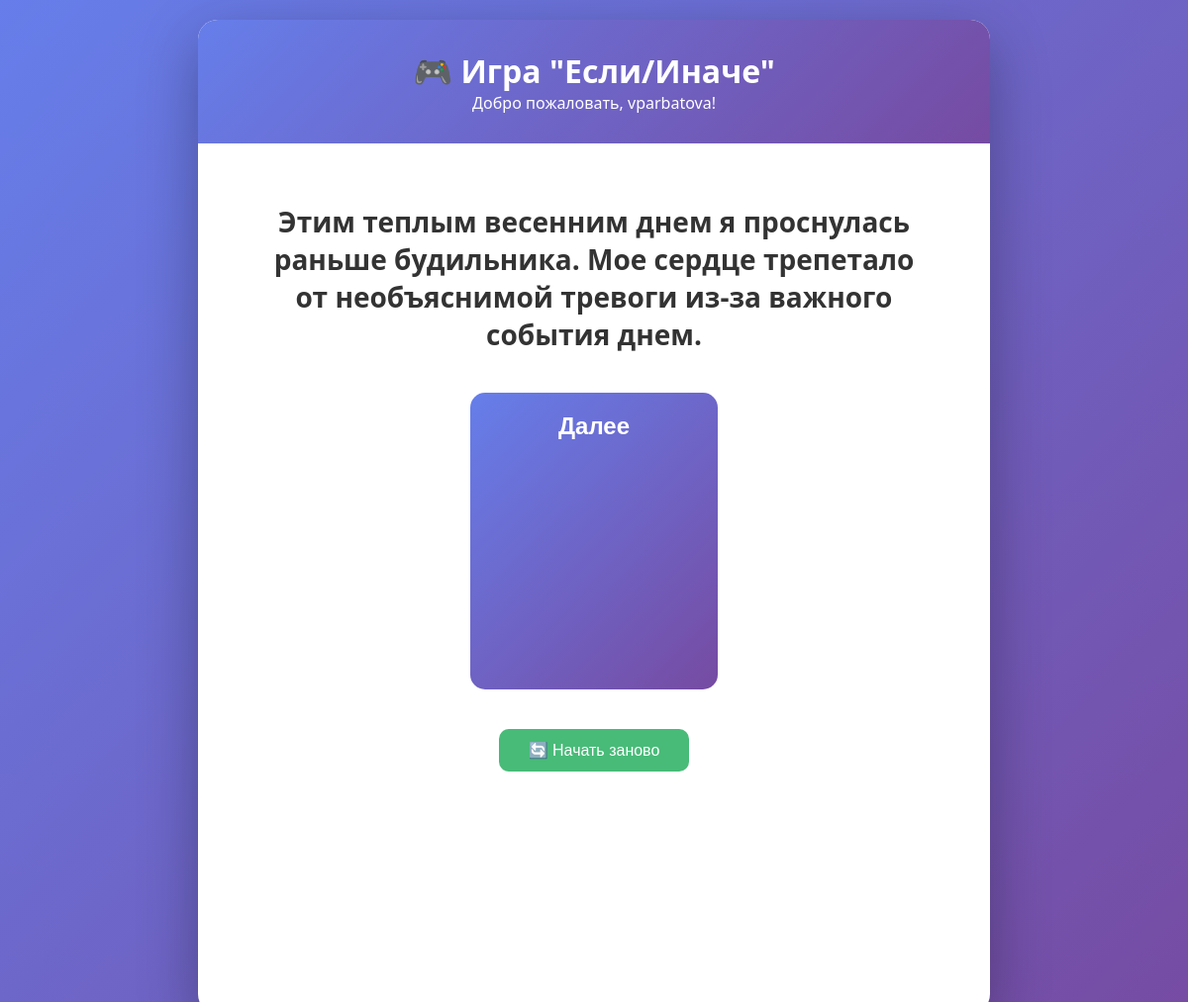
The page /laba/question/ (signed in) on the database as committed earlier.
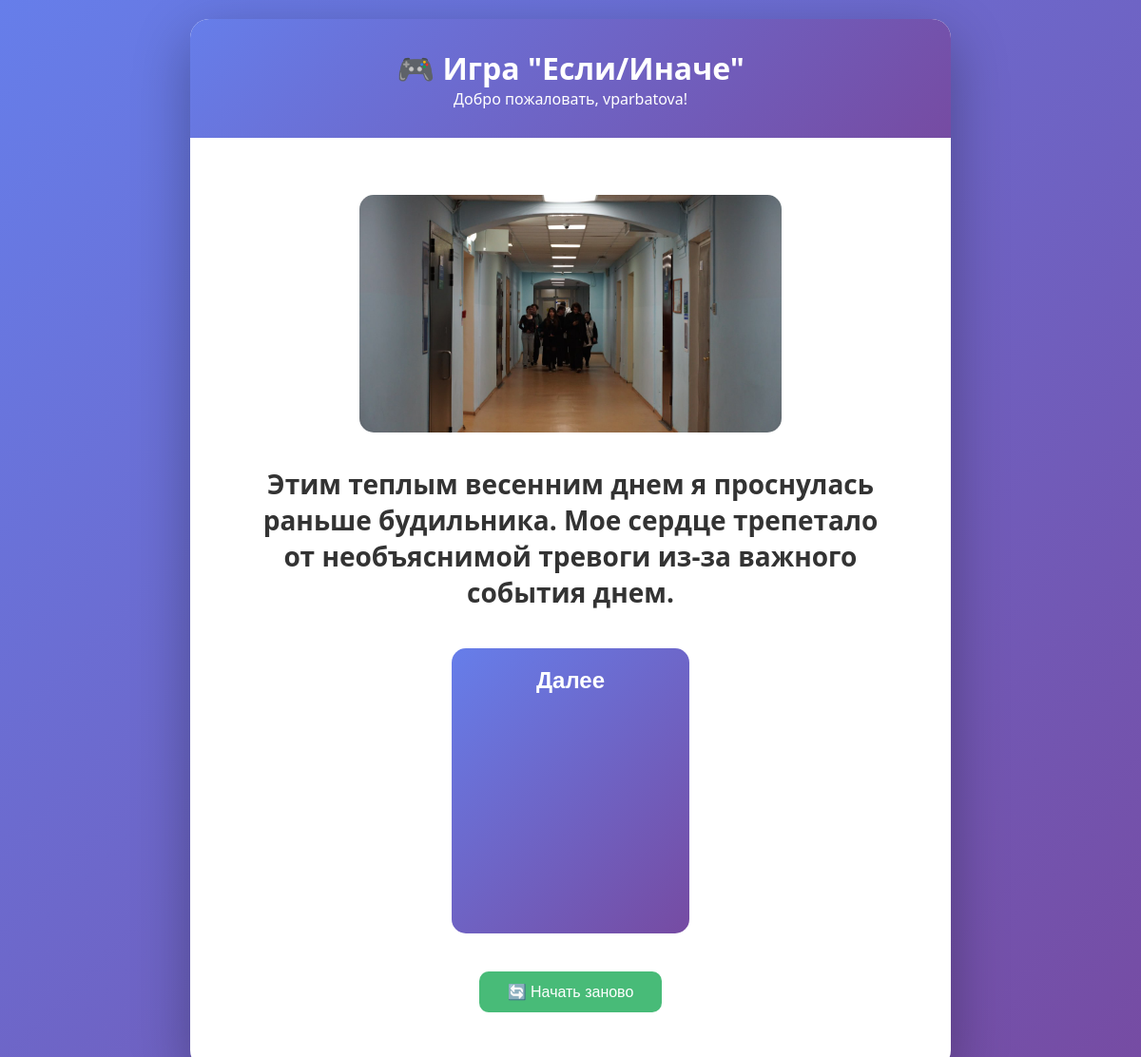
The same page on the database as committed later.
### game/models.py (models this page shows, shortened)
class GameQuestion(models.Model):
    text = models.CharField('Текст вопроса', max_length=500)
    image = models.CharField('Путь к картинке вопроса',
                             max_length=200,
                             blank=True,
                             null=True)
    is_first = models.BooleanField('Первый вопрос', default=False)
    is_final = models.BooleanField('Финальный вопрос', default=False)
    final_message = models.TextField('Финальное сообщение', blank=True)
    def get_answers(self):
        return self.answers.all().order_by('order')
    class Meta:
        verbose_name = 'Вопрос'
        verbose_name_plural = 'Вопросы'

### game/views.py (the view, shortened to what this page needs)
# urls.py: path('question/', views.question_view, name='question'),
@login_required
def question_view(request):
    first_question = GameQuestion.objects.filter(is_first=True)[0]
    progress, created = UserProgress.objects.get_or_create(
        user=request.user,
        defaults={
            'current_question': first_question,
            'emotion_score': 0,
            'time_score': 0
        }
    )
    if not progress.current_question:
        progress.current_question = first_question
        progress.save()
    question = progress.current_question
    answers = question.get_answers()
    return render(request, 'game/question.html', {
        'question': question,
        'answers': answers,
        'lab_score': progress.score_for_lab,
        'emotion_score': progress.emotion_score,
        'time_score': progress.time_score
    })

### game/templates/game/question.html (shortened to what this page needs)
{% extends 'game/base.html' %}
{% load static %}
{% block content %}
<div class="question-box"
     {% if not background_image %}style="--bg-image: none;"{% endif %}>
    {% if question.image %}
        <div class="question-image">
            <img src="{% static question.image %}" alt="Иллюстрация к вопросу">
        </div>
    {% endif %}
    <h2 class="question-text">{{ question.text }}</h2>
    <form method="post" class="answers-form">
        <div class="answers-vertical">
            {% for answer in answers %}
                <button type="submit"
                        name="answer_id"
                        value="{{ answer.id }}"
                        class="answer-btn">
                    <span class="answer-text">{{ answer.text }}</span>
                </button>
            {% endfor %}
        </div>
    </form>
    <form action="{% url 'reset_game' %}" method="post" class="reset-form">
        <button type="submit" class="reset-btn">🔄 Начать заново</button>
    </form>
</div>
{% endblock %}

Rows that differ between the two databases and show on the page:
changed GameQuestion: image: picture added
